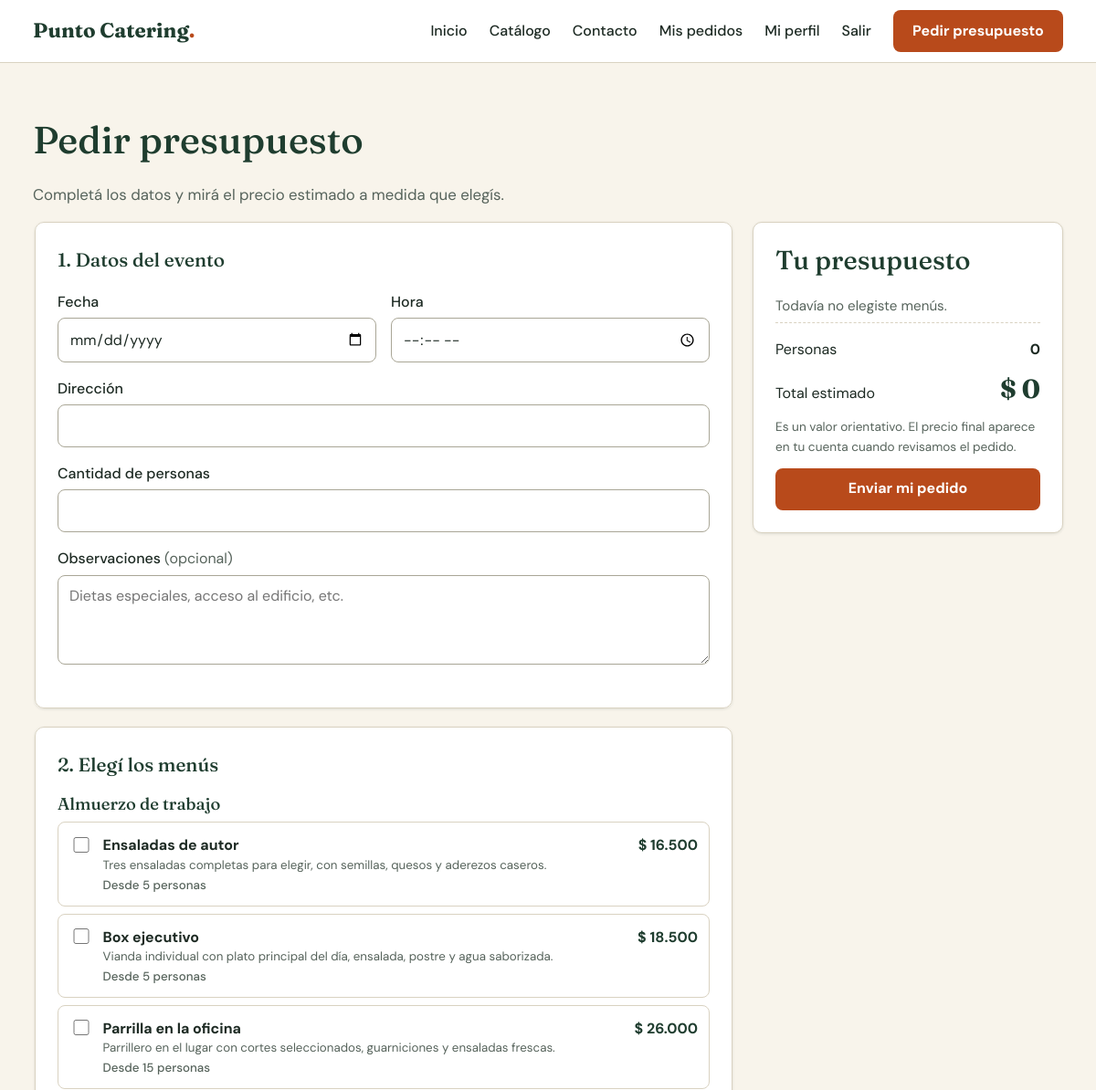
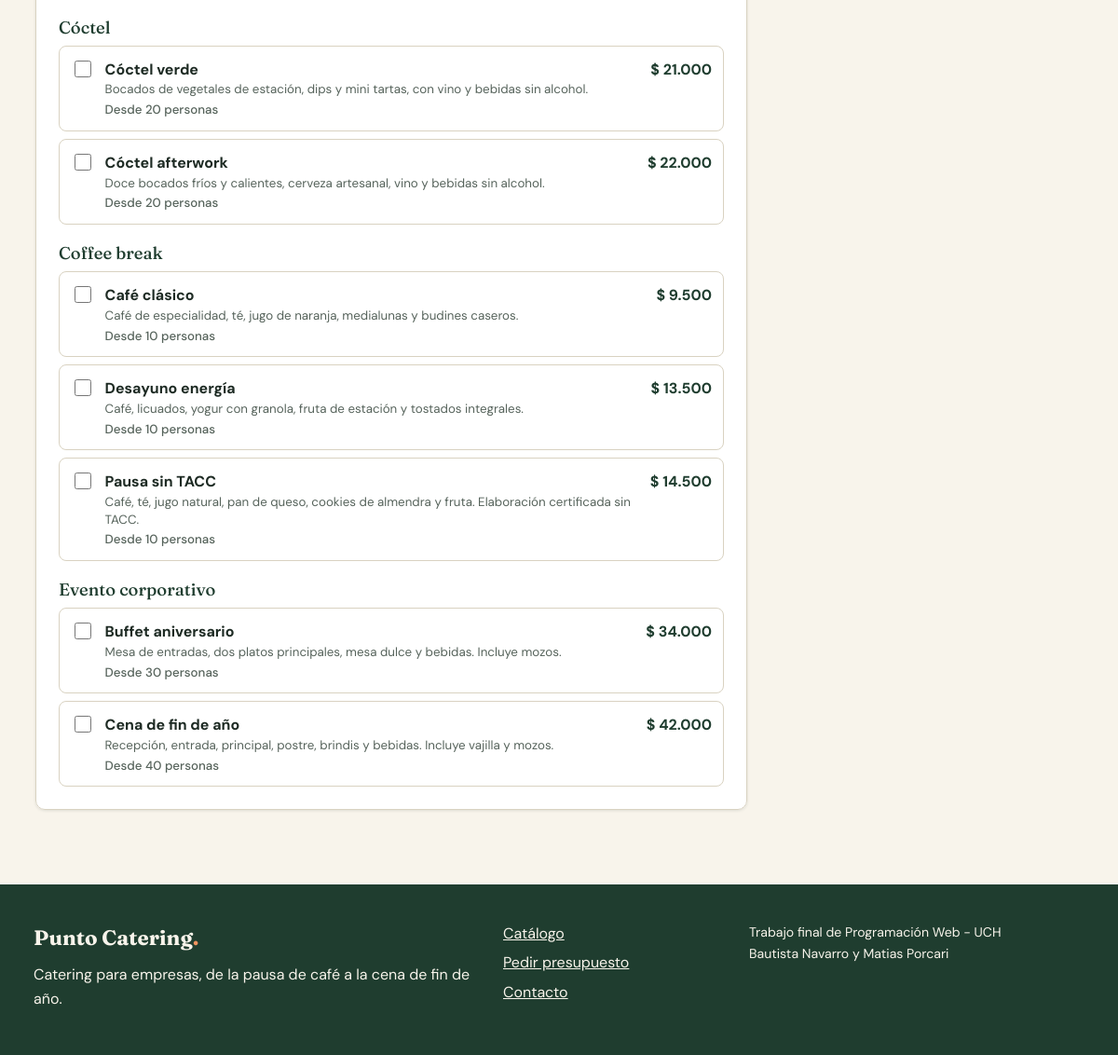
The page /presupuesto.php (signed in) on the database its author committed (2 pictures, top to bottom).
### tables this page shows
CREATE TABLE menus (
    id_menu             INT UNSIGNED AUTO_INCREMENT PRIMARY KEY,
    id_categoria        INT UNSIGNED NOT NULL,
    nombre              VARCHAR(100) NOT NULL,
    descripcion         VARCHAR(500) NOT NULL,
    precio_por_persona  DECIMAL(10, 2) NOT NULL,
    minimo_personas     INT UNSIGNED NOT NULL DEFAULT 1,
    es_vegetariano      TINYINT(1) NOT NULL DEFAULT 0,
    es_sin_tacc         TINYINT(1) NOT NULL DEFAULT 0,
    ilustracion         VARCHAR(30) NOT NULL DEFAULT 'buffet',   
    activo              TINYINT(1) NOT NULL DEFAULT 1,           
    CONSTRAINT fk_menus_categoria FOREIGN KEY (id_categoria)
        REFERENCES categorias (id_categoria) ON UPDATE CASCADE ON DELETE RESTRICT
);

### includes/funciones.php (called while the page is built, shortened)
<?php
function escapar(mixed $valor): string
{
    return htmlspecialchars((string) $valor, ENT_QUOTES, 'UTF-8');
}
function formato_moneda(float|string|null $importe): string
{
    return '$ ' . number_format((float) $importe, 0, ',', '.');
}
function entero_de(array $origen, string $campo): int
{
    $valor = filter_var($origen[$campo] ?? null, FILTER_VALIDATE_INT, ['options' => ['min_range' => 1]]);
    return $valor === false ? 0 : $valor;
}
function atributos_error(array $errores, string $campo): string
{
    return isset($errores[$campo]) ? 'aria-invalid="true" aria-describedby="error-' . escapar($campo) . '"' : '';
}

### includes/conexion.php (called while the page is built, shortened)
<?php
function obtener_conexion(): PDO
{
    static $conexion = null;
    if ($conexion === null) {
        $origen = 'mysql:host=' . BD_SERVIDOR . ';dbname=' . BD_NOMBRE . ';charset=utf8mb4';
        $conexion = new PDO($origen, BD_USUARIO, BD_CONTRASENA, [
            PDO::ATTR_ERRMODE => PDO::ERRMODE_EXCEPTION,
            PDO::ATTR_DEFAULT_FETCH_MODE => PDO::FETCH_ASSOC,
            PDO::ATTR_EMULATE_PREPARES => false,
        ]);
    }
    return $conexion;
}

### includes/pedidos.php (called while the page is built, shortened)
<?php
function obtener_menus_para_pedido(array $ids_ya_elegidos = []): array
{
    $sql = 'SELECT m.*, c.nombre AS categoria
            FROM menus m
            INNER JOIN categorias c ON c.id_categoria = m.id_categoria
            WHERE m.activo = 1';
    $parametros = [];
    $consulta = obtener_conexion()->prepare($sql . ' ORDER BY c.nombre, m.precio_por_persona');
    $consulta->execute($parametros);
    return $consulta->fetchAll();
}

### presupuesto.php (the view, shortened to what this page needs)
<?php
$id_pedido = entero_de($_GET, 'id') ?: null;
$errores = [];
$ids_elegidos = [];
$datos = [
    'fecha_evento' => '',
    'hora_evento' => '',
    'direccion_evento' => '',
    'cantidad_personas' => '',
    'observaciones' => '',
];
$ids_ya_guardados = $id_pedido !== null ? $ids_elegidos : [];
$menus_disponibles = obtener_menus_para_pedido($ids_ya_guardados);
$menus_por_categoria = [];
foreach ($menus_disponibles as $menu) {
    $menus_por_categoria[$menu['categoria']][] = $menu;
}
require __DIR__ . '/includes/encabezado.php';
?>
<section class="seccion">
    <div class="contenedor">
        <h1><?= $id_pedido === null ? 'Pedir presupuesto' : 'Editar pedido N.º ' . $id_pedido ?></h1>
        <p class="bajada">Completá los datos y mirá el precio estimado a medida que elegís.</p>
        <form class="distribucion-presupuesto" id="formulario-presupuesto" method="post" novalidate>
            <div class="presupuesto-columna">
                <fieldset class="tarjeta formulario">
                    <legend>1. Datos del evento</legend>
                    <div class="grilla-campos">
                        <div class="campo">
                            <label for="fecha_evento">Fecha</label>
                            <input type="date" id="fecha_evento" name="fecha_evento" required min="<?= date('Y-m-d', strtotime('+1 day')) ?>" value="<?= escapar($datos['fecha_evento']) ?>" <?= atributos_error($errores, 'fecha_evento') ?>>
                        </div>
                        <div class="campo">
                            <label for="hora_evento">Hora</label>
                            <input type="time" id="hora_evento" name="hora_evento" required value="<?= escapar($datos['hora_evento']) ?>" <?= atributos_error($errores, 'hora_evento') ?>>
                        </div>
                    </div>
                    <div class="campo">
                        <label for="direccion_evento">Dirección</label>
                        <input id="direccion_evento" name="direccion_evento" required maxlength="200" autocomplete="street-address" value="<?= escapar($datos['direccion_evento']) ?>" <?= atributos_error($errores, 'direccion_evento') ?>>
                    </div>
                    <div class="campo">
                        <label for="cantidad_personas">Cantidad de personas</label>
                        <input type="number" id="cantidad_personas" name="cantidad_personas" required min="1" max="5000" inputmode="numeric" value="<?= escapar($datos['cantidad_personas'] ?: '') ?>" <?= atributos_error($errores, 'cantidad_personas') ?>>
                    </div>
                    <div class="campo">
                        <label for="observaciones">Observaciones <span class="opcional">(opcional)</span></label>
                        <textarea id="observaciones" name="observaciones" rows="3" maxlength="500" placeholder="Dietas especiales, acceso al edificio, etc." <?= atributos_error($errores, 'observaciones') ?>><?= escapar($datos['observaciones']) ?></textarea>
                    </div>
                </fieldset>
                <fieldset class="tarjeta formulario">
                    <legend>2. Elegí los menús</legend>
                    <?php foreach ($menus_por_categoria as $nombre_categoria => $menus_categoria): ?>
                        <h3 class="titulo-grupo"><?= escapar($nombre_categoria) ?></h3>
                        <div class="lista-opciones">
                            <?php foreach ($menus_categoria as $menu): ?>
                                <label class="opcion-menu">
                                    <input
                                        type="checkbox"
                                        name="menus[]"
                                        value="<?= (int) $menu['id_menu'] ?>"
                                        data-nombre="<?= escapar($menu['nombre']) ?>"
                                        data-precio="<?= escapar($menu['precio_por_persona']) ?>"
                                        data-minimo="<?= (int) $menu['minimo_personas'] ?>"
                                        <?= in_array((int) $menu['id_menu'], $ids_elegidos, true) ? 'checked' : '' ?>>
                                    <span class="opcion-menu-texto">
                                        <strong><?= escapar($menu['nombre']) ?></strong>
                                        <small><?= escapar($menu['descripcion']) ?></small>
                                        <small class="opcion-menu-minimo">Desde <?= (int) $menu['minimo_personas'] ?> personas</small>
                                    </span>
                                    <span class="opcion-menu-precio"><?= formato_moneda($menu['precio_por_persona']) ?></span>
                                </label>
                            <?php endforeach; ?>
                        </div>
                    <?php endforeach; ?>
                </fieldset>
            </div>
            <aside class="tarjeta resumen-presupuesto" aria-live="polite">
                <h2>Tu presupuesto</h2>
                <ul class="resumen-lista" id="resumen-lista">
                </ul>
                <p class="resumen-personas"><span>Personas</span> <strong id="resumen-personas">0</strong></p>
                <p class="resumen-total"><span>Total estimado</span> <strong id="resumen-total">$ 0</strong></p>
                <p class="ayuda-campo">Es un valor orientativo. El precio final aparece en tu cuenta cuando revisamos el pedido.</p>
                <button class="boton boton-primario boton-ancho" type="submit"><?= $id_pedido === null ? 'Enviar mi pedido' : 'Guardar los cambios' ?></button>
            </aside>
        </form>
    </div>
</section>
<?php require __DIR__ . '/includes/pie.php'; ?>

### recursos/css/estilos.css (style rules this page uses)
:root { --verde-profundo: #1f3d2f; --verde-medio: #2f5d47; --verde-suave: #e3ece5; --naranja: #b84a1b; --naranja-oscuro: #973a13; --crema: #f8f4eb; --crema-oscuro: #efe8d8; --blanco: #ffffff; --tinta: #1d2a23; --tinta-suave: #56635b; --borde: #d9d2c1; --rojo: #a32c20; --rojo-suave: #fbeae7; --verde-exito-suave: #e1f1e4; --ambar-suave: #fbf0d3; --ambar-texto: #6f4f00; --azul-suave: #e2ecf7; --azul-texto: #1d4c80; --gris-suave: #e9e9e6; --fuente-titulos: "Fraunces", Georgia, "Times New Roman", serif; --fuente-texto: "DM Sans", "Segoe UI", Arial, sans-serif; --radio: 10px; --sombra: 0 1px 3px rgba(31, 61, 47, 0.12); }
*, *::before, *::after { box-sizing: border-box; }
body { margin: 0; min-height: 100vh; display: flex; flex-direction: column; background: var(--crema); color: var(--tinta); font-family: var(--fuente-texto); font-size: 1rem; line-height: 1.6; }
h1, h2, h3 { margin: 0 0 0.5em; font-family: var(--fuente-titulos); font-weight: 500; line-height: 1.2; color: var(--verde-profundo); }
h1 { font-size: clamp(1.9rem, 4vw, 2.6rem); }
h2 { font-size: clamp(1.4rem, 3vw, 1.8rem); }
h3 { font-size: 1.15rem; }
p { margin: 0 0 1em; }
.contenedor { width: 100%; max-width: 1160px; margin-inline: auto; padding-inline: 16px; }
.seccion { padding-block: clamp(2rem, 5vw, 4rem); }
.bajada { color: var(--tinta-suave); font-size: 1.05rem; }
.boton { display: inline-block; padding: 0.65rem 1.2rem; border: 2px solid transparent; border-radius: 8px; font: inherit; font-weight: 700; line-height: 1.3; text-align: center; text-decoration: none; cursor: pointer; transition: background-color 0.15s ease, color 0.15s ease; }
.boton-ancho { width: 100%; }
.boton-primario { background: var(--naranja); color: var(--blanco); }
.tarjeta { margin-bottom: 1.25rem; padding: 1.5rem; background: var(--blanco); border: 1px solid var(--borde); border-radius: var(--radio); box-shadow: var(--sombra); }
fieldset { min-width: 0; }
fieldset.tarjeta legend { float: left; width: 100%; margin-bottom: 1rem; padding: 0; font-family: var(--fuente-titulos); font-size: 1.3rem; font-weight: 500; color: var(--verde-profundo); }
fieldset.tarjeta legend + * { clear: both; }
.campo { margin-bottom: 1rem; }
.campo label { display: block; margin-bottom: 0.3rem; font-weight: 500; }
.opcional { font-weight: 400; color: var(--tinta-suave); }
input:not([type="checkbox"]), select, textarea { width: 100%; padding: 0.6rem 0.75rem; border: 1px solid #a9a696; border-radius: 8px; background: var(--blanco); color: var(--tinta); font: inherit; }
input[type="checkbox"] { width: 1.1rem; height: 1.1rem; flex-shrink: 0; accent-color: var(--naranja); }
.ayuda-campo { margin: 0.3rem 0 0; color: var(--tinta-suave); font-size: 0.85rem; }
.grilla-campos { display: grid; gap: 0 1rem; }
@media (min-width: 560px) { .grilla-campos { grid-template-columns: 1fr 1fr; } }
.distribucion-presupuesto { display: grid; gap: 1.25rem; align-items: start; }
@media (min-width: 900px) { .distribucion-presupuesto { grid-template-columns: minmax(0, 1fr) 340px; } }
@media (min-width: 900px) { .resumen-presupuesto { position: sticky; top: 88px; } }
.titulo-grupo { margin: 1.25rem 0 0.5rem; clear: both; }
.lista-opciones { display: grid; gap: 0.5rem; }
.opcion-menu { display: flex; align-items: flex-start; gap: 0.75rem; padding: 0.75rem; border: 1px solid var(--borde); border-radius: 8px; cursor: pointer; transition: border-color 0.15s ease, background-color 0.15s ease; }
.opcion-menu input { margin-top: 0.2rem; }
.opcion-menu-texto { flex: 1; min-width: 0; }
.opcion-menu-texto small { display: block; color: var(--tinta-suave); line-height: 1.4; }
.opcion-menu-minimo { margin-top: 0.2rem; font-weight: 500; }
.opcion-menu-precio { font-weight: 700; white-space: nowrap; color: var(--verde-profundo); }
.resumen-lista { margin: 0 0 1rem; padding: 0; list-style: none; }
.resumen-personas, .resumen-total { display: flex; justify-content: space-between; align-items: baseline; margin-bottom: 0.5rem; }
.resumen-total strong { font-family: var(--fuente-titulos); font-size: 1.8rem; color: var(--verde-profundo); }
.resumen-presupuesto .boton { margin-top: 0.75rem; }

### rows shown on the page
menus: nombre "Ensaladas de autor", descripcion "Tres ensaladas completas para elegir, con semillas, quesos y aderezos caseros.", minimo_personas "5", precio_por_persona "$ 16.500"
menus: nombre "Box ejecutivo", descripcion "Vianda individual con plato principal del día, ensalada, postre y agua saborizada.", minimo_personas "5", precio_por_persona "$ 18.500"
menus: nombre "Parrilla en la oficina", descripcion "Parrillero en el lugar con cortes seleccionados, guarniciones y ensaladas frescas.", minimo_personas "15", precio_por_persona "$ 26.000"
menus: nombre "Cóctel verde", descripcion "Bocados de vegetales de estación, dips y mini tartas, con vino y bebidas sin alcohol.", minimo_personas "20", precio_por_persona "$ 21.000"
menus: nombre "Cóctel afterwork", descripcion "Doce bocados fríos y calientes, cerveza artesanal, vino y bebidas sin alcohol.", minimo_personas "20", precio_por_persona "$ 22.000"
menus: nombre "Café clásico", descripcion "Café de especialidad, té, jugo de naranja, medialunas y budines caseros.", minimo_personas "10", precio_por_persona "$ 9.500"
menus: nombre "Desayuno energía", descripcion "Café, licuados, yogur con granola, fruta de estación y tostados integrales.", minimo_personas "10", precio_por_persona "$ 13.500"
menus: nombre "Pausa sin TACC", descripcion "Café, té, jugo natural, pan de queso, cookies de almendra y fruta. Elaboración certificada sin TACC.", minimo_personas "10", precio_por_persona "$ 14.500"
menus: nombre "Buffet aniversario", descripcion "Mesa de entradas, dos platos principales, mesa dulce y bebidas. Incluye mozos.", minimo_personas "30", precio_por_persona "$ 34.000"
menus: nombre "Cena de fin de año", descripcion "Recepción, entrada, principal, postre, brindis y bebidas. Incluye vajilla y mozos.", minimo_personas "40", precio_por_persona "$ 42.000"

### other values the page prints
escapar($nombre_categoria) "Almuerzo de trabajo"
escapar($nombre_categoria) "Cóctel"
escapar($nombre_categoria) "Coffee break"
escapar($nombre_categoria) "Evento corporativo"
